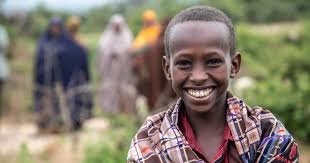
#> input picture code/black_child.jpeg, 310 x 163 px, given in place of the camera
$ python One.py
#> lines starting #> are read from the running program, lines starting #| are printed output that depends on the picture; after the words box and inside, x2 and y2 are one past the last pixel; in counts of white or black regions, pixels touching at a corner belong together
# -*- coding: utf-8 -*-
"""
Created on Tue May 12 21:17:54 2020

@author: Hubert Kyeremateng-Boateng
"""
import cv2 as cv
import numpy as np

cap = cv.VideoCapture(0)
green = np.uint8([[[0,255,0 ]]])
hsv_green = cv.cvtColor(green,cv.COLOR_BGR2HSV)
while(True):

    #take each frame
    _,frame = cap.read()
#> frame is the input picture: shape (163, 310, 3); mean B, G, R 108.9, 124.5, 133.3

    hsv = cv.cvtColor(frame, cv.COLOR_BGR2HSV)
#> hsv: shape (163, 310, 3); mean H, S, V 63.1, 70.5, 139.7
        # define range of blue color in HSV
    lower_blue = np.array([110,50,50])
    upper_blue = np.array([230,255,255])
    green_bound = np.array([10,50,50])
        # Threshold the HSV image to get only blue colors
    mask = cv.inRange(hsv, lower_blue, upper_blue)
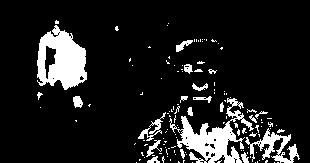
#> mask: shape (163, 310); 12.1% white; 130 white regions (109 under 20 px), largest, box (x1, y1, x2, y2) and area: (37, 25, 87, 90) 2088, (169, 98, 254, 163) 1910, (245, 128, 300, 163) 675
    #filtered = cv.Sobel(frame,cv.CV_64F,1,0,ksize=1)
    edge_detection = cv.Canny(frame,100,200)
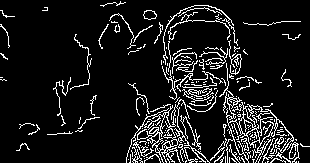
#> edge_detection: shape (163, 310); 10.5% white in thin lines or dots
    # Bitwise-AND mask and original image
    res = cv.bitwise_and(frame,frame, mask= mask)
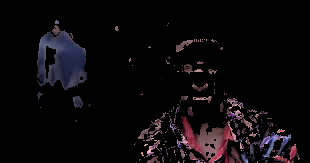
#> res: shape (163, 310, 3); mean B, G, R 10.5, 8.3, 11.2
    cv.imshow('frame',frame)
    cv.imshow('mask',mask)
    cv.imshow('edge_detection',edge_detection)
    cv.imshow('res',res)
    k = cv.waitKey(5) & 0xFF
#> (key Esc is pressed here)
    if k == 27:
        break
cv.destroyAllWindows()

$ run again, on code/children.jpeg
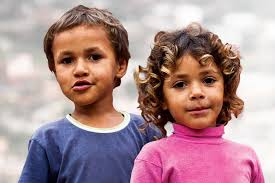
#> input picture code/children.jpeg, 275 x 183 px, given in place of the camera
#> frame is the input picture: shape (183, 275, 3); mean B, G, R 149, 144.9, 176.1
#> hsv: shape (183, 275, 3); mean H, S, V 57.4, 82.1, 183
#> `mask = cv.inRange(hsv, lower_blue, upper_blue)`:
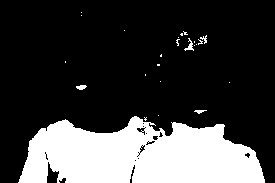
#> mask: shape (183, 275); 24.5% white; 24 white regions (19 under 20 px), largest, box (x1, y1, x2, y2) and area: (18, 116, 265, 183) 12092, (184, 38, 194, 51) 48, (76, 85, 87, 90) 39, (194, 110, 207, 114) 29, (200, 35, 207, 44) 27
#> edge_detection: shape (183, 275); 12.3% white in thin lines or dots, all inside (x1, y1, x2, y2) = (18, 4, 265, 183)
#> `res = cv.bitwise_and(frame,frame, mask= mask)`:
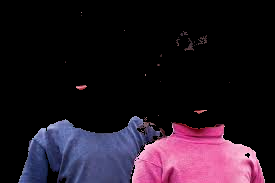
#> res: shape (183, 275, 3); mean B, G, R 34.7, 22.4, 35.6

$ run again, on code/children_2.jpeg
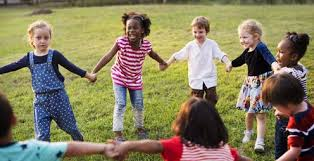
#> input picture code/children_2.jpeg, 314 x 161 px, given in place of the camera
#> frame is the input picture: shape (161, 314, 3); mean B, G, R 93.9, 126.9, 135
#> hsv: shape (161, 314, 3); mean H, S, V 54.4, 107.1, 142.4
#> `mask = cv.inRange(hsv, lower_blue, upper_blue)`:
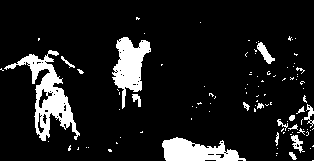
#> mask: shape (161, 314); 11.3% white; 102 white regions (85 under 20 px), largest, box (x1, y1, x2, y2) and area: (4, 50, 80, 141) 2020, (112, 37, 151, 109) 1380, (162, 137, 246, 161) 1256
#> edge_detection: shape (161, 314); 22.3% white in thin lines or dots
#> `res = cv.bitwise_and(frame,frame, mask= mask)`:
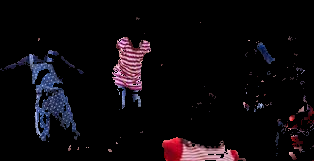
#> res: shape (161, 314, 3); mean B, G, R 12, 8.8, 12.6
